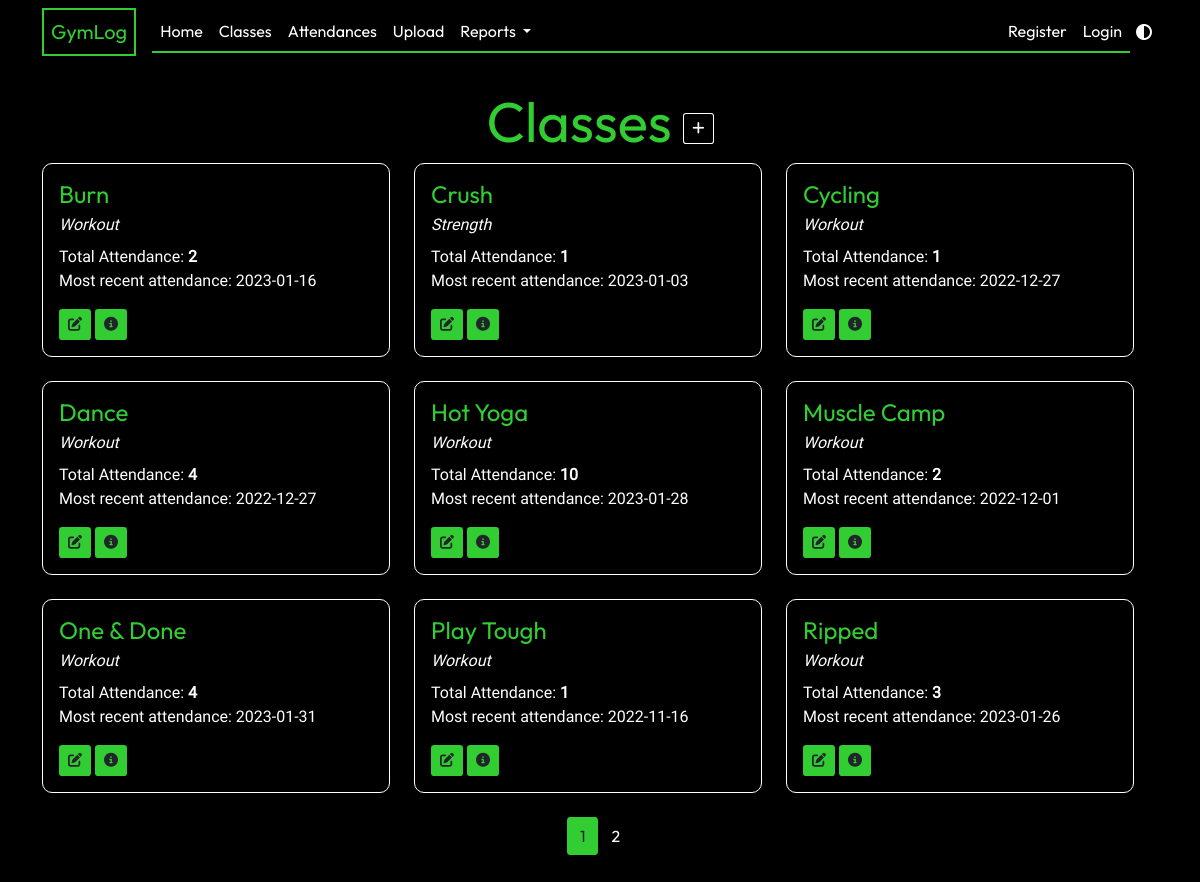
Page /classes on the committed database.
### app/models.py (models this page shows, shortened)
class GymClass(db.Model):
    id = db.Column(db.Integer, primary_key=True)
    name = db.Column(db.String(20), unique=True, nullable=False)
    class_type = db.Column(db.String(3), default="Workout")
    attendance_list = db.relationship("Attendance", backref="class_taken", lazy=True)
    def __lt__(self, other):
        return self.name < other.name

### app/classes/routes.py (the view)
@classes.route("/classes")
def show_classes():
    page = request.args.get("page", 1, type=int)
    gym_classes = GymClass.query.order_by(GymClass.name).paginate(page=page, per_page=9)
    return render_template("classes.html", title="Classes", gym_classes=gym_classes)

### app/models.py (called while the page is built)
    def __lt__(self, other):
        return self.date_attended < other.date_attended

### app/templates/classes.html
{% extends "layout.html" %}
{% block content %}
<div class="text-center mt-2">
    <h1 class="display-4">Classes <a href="{{ url_for('classes.new_class') }}" class="btn btn-sm btn-add"><i class="fa-solid fa-plus"></i></a></h1>
</div>
<div class="row row-cols-1 row-cols-md-3">
    {% for c in gym_classes|sort %}
    <div class="col mb-4">
        <div class="card">
            <div class="card-body">
                <h4 class="card-title">
                    {{ c.name }}
                </h4>
                <p class="card-subtitle mb-2">{{ c.class_type }}</p>
                <p class="card-text">
                    Total Attendance: <strong>{{ c.attendance_list|length }} </strong></br>
                    Most recent attendance: {{ (c.attendance_list|sort(reverse = True)|first).date_attended }}
                </p>
                <a href="{{ url_for('classes.edit_class', class_id=c.id) }}" class="btn btn-sm btn-current"><i
                        class="fa-solid fa-pen-to-square"></i></a>
                <a href="{{ url_for('classes.show_class', class_id=c.id) }}" class="btn btn-sm btn-current"><i
                        class="fa-solid fa-circle-info"></i></a>
            </div>
        </div>
    </div>
    {% endfor %}
</div>
<nav>
    <ul class="pagination justify-content-center">
        {% for page_num in gym_classes.iter_pages(left_edge=1, right_edge=1, left_current=1, right_current=2) %}
        {% if page_num %}
        {% if gym_classes.page == page_num %}
        <li class="page-item">
            <a class="btn btn-current mb-4" href="{{ url_for('classes.show_classes', page=page_num) }}">{{ page_num }}</a>
        </li>
        {% else %}
        <li class="page-item">
            <a class="btn btn-other mb-4" href="{{ url_for('classes.show_classes', page=page_num) }}">{{ page_num }}</a>
        </li>
        {% endif %}
        {% else %}
        ...
        {% endif %}
        {% endfor %}
    </ul>
</nav>
{% endblock content %}

### app/static/main.css (style rules this page uses)
:root { --primary-color: black; --secondary-color: white; --accent-color: #32cd32; --typewriter-speed: 2s; --typewriter-chars: 17; }
body { background-color: var(--primary-color); color: var(--secondary-color); margin: 0; min-height: 100vh; font-family: "Roboto"; }
h1, h2, h3, h4 { color: var(--accent-color); font-family: Outfit; }
nav { font-family: Outfit; }
.card { border-color: var(--secondary-color); border-radius: 10px; background-color: var(--primary-color); }
.card-subtitle { font-style: italic; }
.btn-current { background-color: var(--accent-color); border-radius: 10%; }
.btn-other { background-color: transparent; color: var(--secondary-color); }
.btn-add { background-color: transparent; border-color: var(--secondary-color); color: var(--secondary-color); border-radius: 10%; }

### rows in the picture
GymClass: name "Burn", class_type "Workout", attendance_list|length "2", attendance_list "2023-01-16"
GymClass: name "Crush", class_type "Strength", attendance_list|length "1", attendance_list "2023-01-03"
GymClass: name "Cycling", class_type "Workout", attendance_list|length "1", attendance_list "2022-12-27"
GymClass: name "Dance", class_type "Workout", attendance_list|length "4", attendance_list "2022-12-27"
GymClass: name "Hot Yoga", class_type "Workout", attendance_list|length "10", attendance_list "2023-01-28"
GymClass: name "Muscle Camp", class_type "Workout", attendance_list|length "2", attendance_list "2022-12-01"
GymClass: name "One & Done", class_type "Workout", attendance_list|length "4", attendance_list "2023-01-31"
GymClass: name "Play Tough", class_type "Workout", attendance_list|length "1", attendance_list "2022-11-16"
GymClass: name "Ripped", class_type "Workout", attendance_list|length "3", attendance_list "2023-01-26"

### other values in the picture
{{ page_num }} "1"
{{ page_num }} "2"
